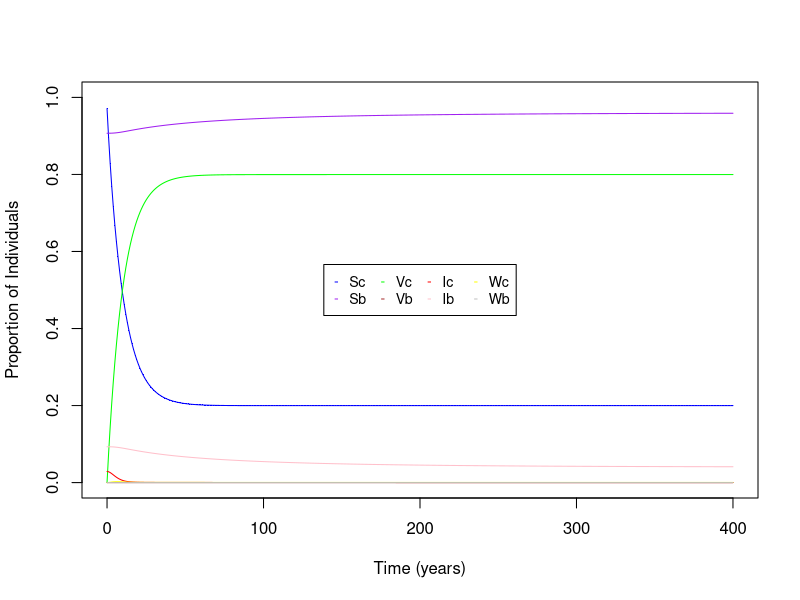
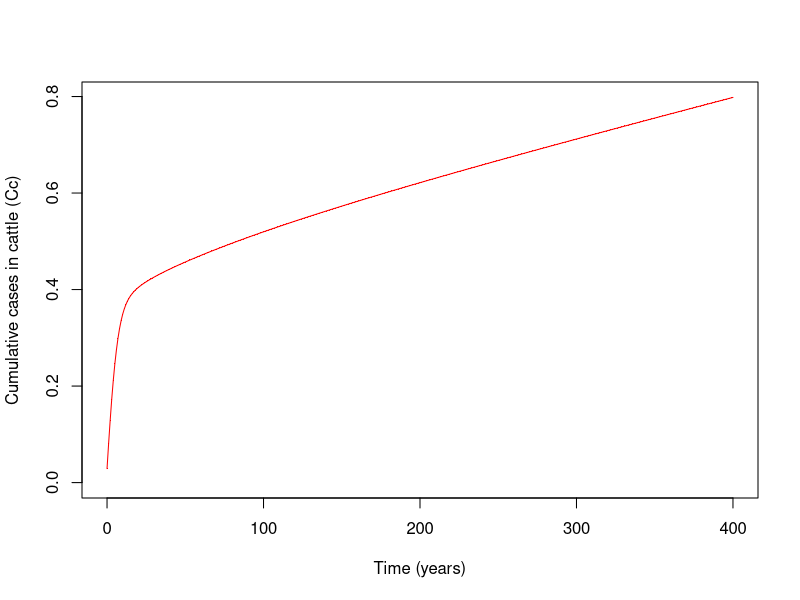

Recreate these plots in R, in order. (Note: this script raises an error after producing the figures.)
library(deSolve)

SI_dyn <- function(t, var, par) {
  Sc <- var[1]
  Sb <- var[2]
  Vc <- var[3]
  Vb <- var[4]
  Ic <- var[5]
  Ib <- var[6]
  Wc <- var[7]
  Wb <- var[8]
  CIc <- var[9]
  CWc <- var[10]
  
  u = par[[1]]
  v = par[[2]]
  removal = par[[3]]
  vbeta = par[[4]]
  vbetaCc = par[[5]]
  
  Nc <- Sc + Vc + Ic + Wc
  ##print(Nc)
  Nb <- Sb + Vb + Ib + Wb
  ##print(Nb)
  
  S <- matrix(c(Sc, Sb, Vc, Vb))
  I <- matrix(c(Ic, Ib, Wc, Wb))
  Sdiag <- diag(c(Sc, Sb, Vc, Vb))
  IdivN <- matrix(c((Ic/Nc), (Ib/Nb), (Wc/Nc), (Wb/Nb)))
  N <- matrix(c(Nc, Nb, Nc, Nb))
  
  ScVcdiag <- diag(c(Sc,Vc))

  #print(N)
  #print(u)
  
  dS <- (u %*% N) - (v %*% S) - (Sdiag %*% vbeta %*% IdivN) + removal %*% I
  dI <- (Sdiag %*% vbeta %*% IdivN) - ((removal+v) %*% I)
  dC <- (ScVcdiag %*% vbetaCc %*% IdivN) + matrix(c(Ic,Wc))
  
  return(list(c(dS, dI, dC)))
  
}

beta_scenarios = function(scenario) {
  
  if (scenario == 1) {
    
    betaCC <- 0.94*(0.7+vc)
    betaBC <- 0.05*(vb)
    betaCB <- 0.2*(0.7+vc)
    betaBB <- 0.99*(vb)
    ## default scenario as argued by EBP & Wood (2015)
    
  }
  
  if (scenario == 2) {
    
    betaCC <- 0.99*(0.7+vc)
    betaBC <- 0.05*(vb)
    betaCB <- 0.05*(0.7+vc)
    betaBB <- 1.04*(vb)
    ## badger reservoir, with low inter-host transmission
    
  }
  
  if (scenario == 3) {
    
    betaCC <- 1.04*(0.7+vc)
    betaBC <- 0.05*(vb)
    betaCB <- 0.05*(0.7+vc)
    betaBB <- 0.99*(vb)
    ## cattle reservoir, with low inter-host transmission
  }
  
  if (scenario == 4) {
    
    betaCC <- 0.94*(0.7+vc)
    betaBC <- 0.14*(vb)
    betaCB <- 0.07*(0.7+vc)
    betaBB <- 0.99*(vb)
    ## van Tonder scenario
    
  }
  
  beta <- matrix(c(betaCC, betaBC, betaCB, betaBB), 2, 2, byrow = TRUE)
  
  return(beta)
  
}

init_prevalence = function(scenario) {
  
  #initial prevalence according to steady-state analysis
  
  if (scenario==1) {
    
    # default scenario
    I0c = 0.01717
    I0b = 0.1064
    
  }
  
  if (scenario==2) {
    
    #badger reservoir scenario
    I0c = 0.029
    I0b = 0.093
    
  }
  
  if (scenario==3) {
    
    #cattle reservoir scenario
    I0c = 0.0576
    I0b = 0.0976
    
  }
  
  if (scenario==4) {
    
    #van Tonder scenario
    I0c = 0.0324
    I0b = 0.0866
    
  }
  
  return(c(I0c, I0b))
}

scenario = 2

pcattle <- 0.8
## proportion of cattle vaccinated
pbadgers <- 0
## proportion of badgers vaccinated
N0c <- 1
N0b <- 1
I0c <- init_prevalence(scenario)[1]
I0b = init_prevalence(scenario)[2]

epSus <- 0.4
## relative risk of infection (reduction in susceptibility due to vacc = 0.25)
epInf <- 0.75
## relative risk of transmission (reduction in infectiousness due to vacc = 0.36)

uc <- 0.1
## birth rate of cattle = birth rate (constant population size)
ub <- 0.2
## birth rate of badgers = birth rate (constant population size)

vc <- 0.1
## death rate of cattle = birth rate (constant population size)
vb <- 0.2
## death rate of badgers = birth rate (constant population size)

tau <- 0.7
## removal rate of infected cattle
## assumes DIVA test has equal efficacy in vaccinated and unvaccinated cattle

beta <- beta_scenarios(scenario)
vbeta <- matrix(0, 4, 4)

vbeta[1,1] <- beta[1,1]
vbeta[1,2] <- beta[1,2]
vbeta[2,1] <- beta[2,1]
vbeta[2,2] <- beta[2,2]

vbeta[3,1] <- beta[1,1]*epSus
vbeta[3,2] <- beta[1,2]*epSus
vbeta[4,1] <- beta[2,1]
vbeta[4,2] <- beta[2,2]

vbeta[1,3] <- beta[1,1]*epInf
vbeta[1,4] <- beta[1,2]
vbeta[2,3] <- beta[2,1]*epInf
vbeta[2,4] <- beta[2,2]

vbeta[3,3] <- beta[1,1]*epSus*epInf
vbeta[3,4] <- beta[1,2]*epSus
vbeta[4,3] <- beta[2,1]*epInf
vbeta[4,4] <- beta[2,2]
## 4x4 matrix for values of beta (including effects of vaccination)

vbetaCc <- matrix(nrow=2,ncol=4)
vbetaCc[1,1] <- beta[1,1]
vbetaCc[1,2] <- beta[1,2]
vbetaCc[1,3] <- epInf*beta[1,1]
vbetaCc[1,4] <- beta[1,2]
vbetaCc[2,1] <- epSus*beta[1,1]
vbetaCc[2,2] <- epSus*beta[1,2]
vbetaCc[2,3] <- epSus*epInf*beta[1,1]
vbetaCc[2,4] <- epSus*beta[1,2]

u <- diag(c(((1-pcattle)*(uc)), (1-pbadgers)*(ub), pcattle*(uc), pbadgers*(ub)))
v <- diag(c(vc, vb, vc, vb))
removal <- diag(c((tau), 0, (tau), 0))

SI.par <- list(u, v, removal, vbeta, vbetaCc)

SI.init <- c(N0c - I0c, N0b - I0b,
             0, 0,
             I0c, I0b,
             0, 0,
             I0c, 0)

SI.t <- seq(0, 400, by = 1)
## since beta and other parameters are measured p/a, timescale should be in years
## e.g. 50 years

SI.sol <- lsoda(SI.init, SI.t, SI_dyn, SI.par)

TIMES <- SI.sol[,1]
Sc <- SI.sol[,2]
Sb <- SI.sol[,3]
Vc <- SI.sol[,4]
Vb <- SI.sol[,5]
Ic <- SI.sol[,6]
Ib <- SI.sol[,7]
Wc <- SI.sol[,8]
Wb <- SI.sol[,9]
Cc <- SI.sol[,10]+SI.sol[,11]

plot(TIMES, Sc, col = "blue",
     pch = ".", 
     ylab = "Proportion of Individuals", 
     xlab = "Time (years)", ylim=c(0,1))

lines(TIMES, Sc, col = "blue")

lines(TIMES, Sb, col = "purple")

lines(TIMES, Vc, col = "green")

lines(TIMES, Vb, col = "brown")

lines(TIMES, Ic, col = "red")

lines(TIMES, Ib, col = "pink")

lines(TIMES, Wc, col = "yellow")

lines(TIMES, Wb, col = "grey")

legend("center",
       legend=c("Sc", "Sb", "Vc","Vb","Ic","Ib","Wc","Wb"),
       col=c("blue","purple","green","brown","red","pink","yellow","grey"),
       pch=c("-","-","-","-","-","-","-","-"),
       box.lty = 1,
       cex=0.85,
       ncol=4)

#CUMULATIVE CASES PLOT
plot(TIMES, Cc, col = "red",
     pch = ".", 
     ylab = "Cumulative cases in cattle (Cc)", 
     xlab = "Time (years)",
     ylim=c(0,Cc[length(Cc)]))

lines(TIMES, Cc, col = "red")

for (i in 1:length(Cc)) {
  
  if (diff(c(Cc))[i] < 0.0001) {
    
    #print(SI.t[i]/(1/364))
    #prints number of days to incidence > 0.01%
    
    print(SI.t[i])
    
    break
    
  }
  
}
